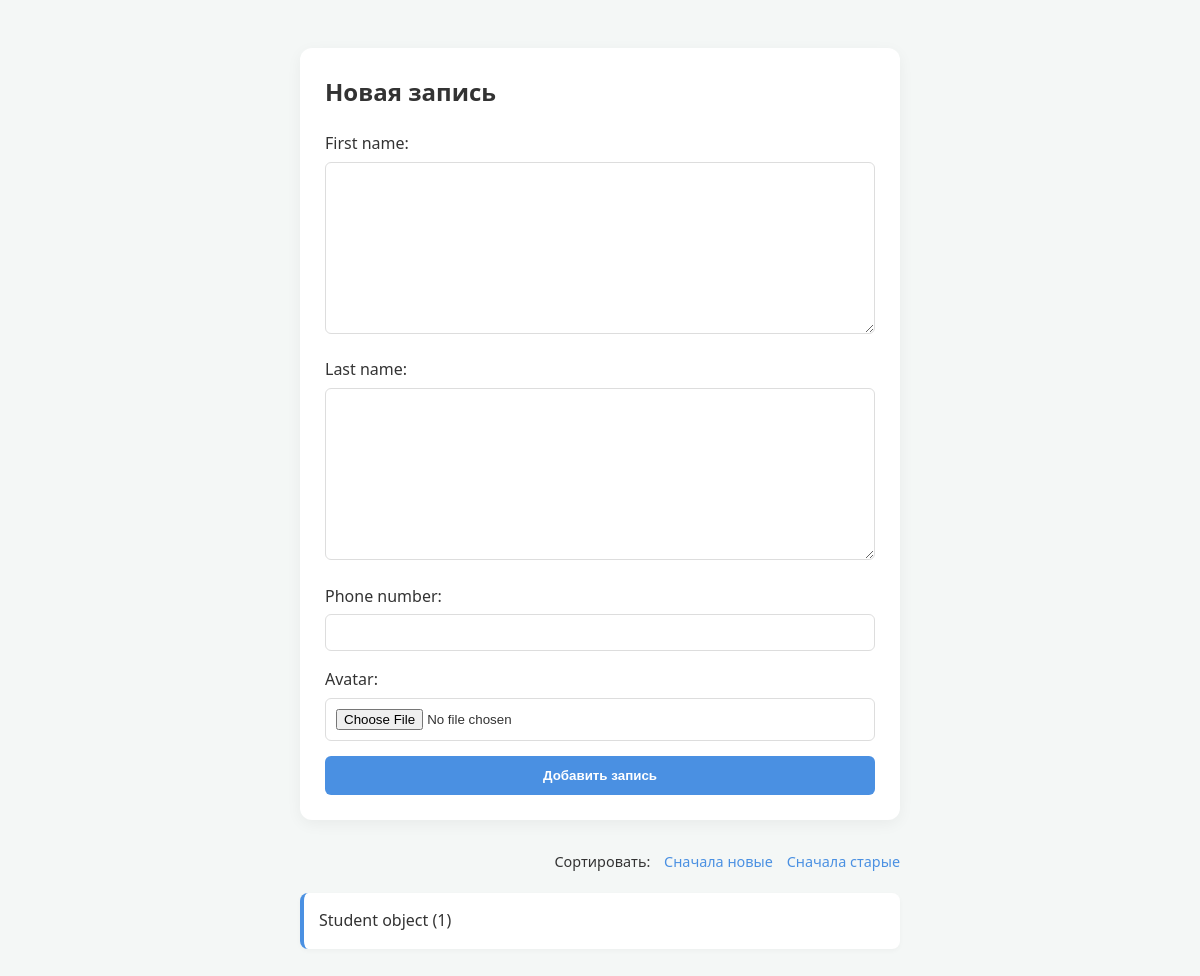
The app's page /lms/add_student/, older data.
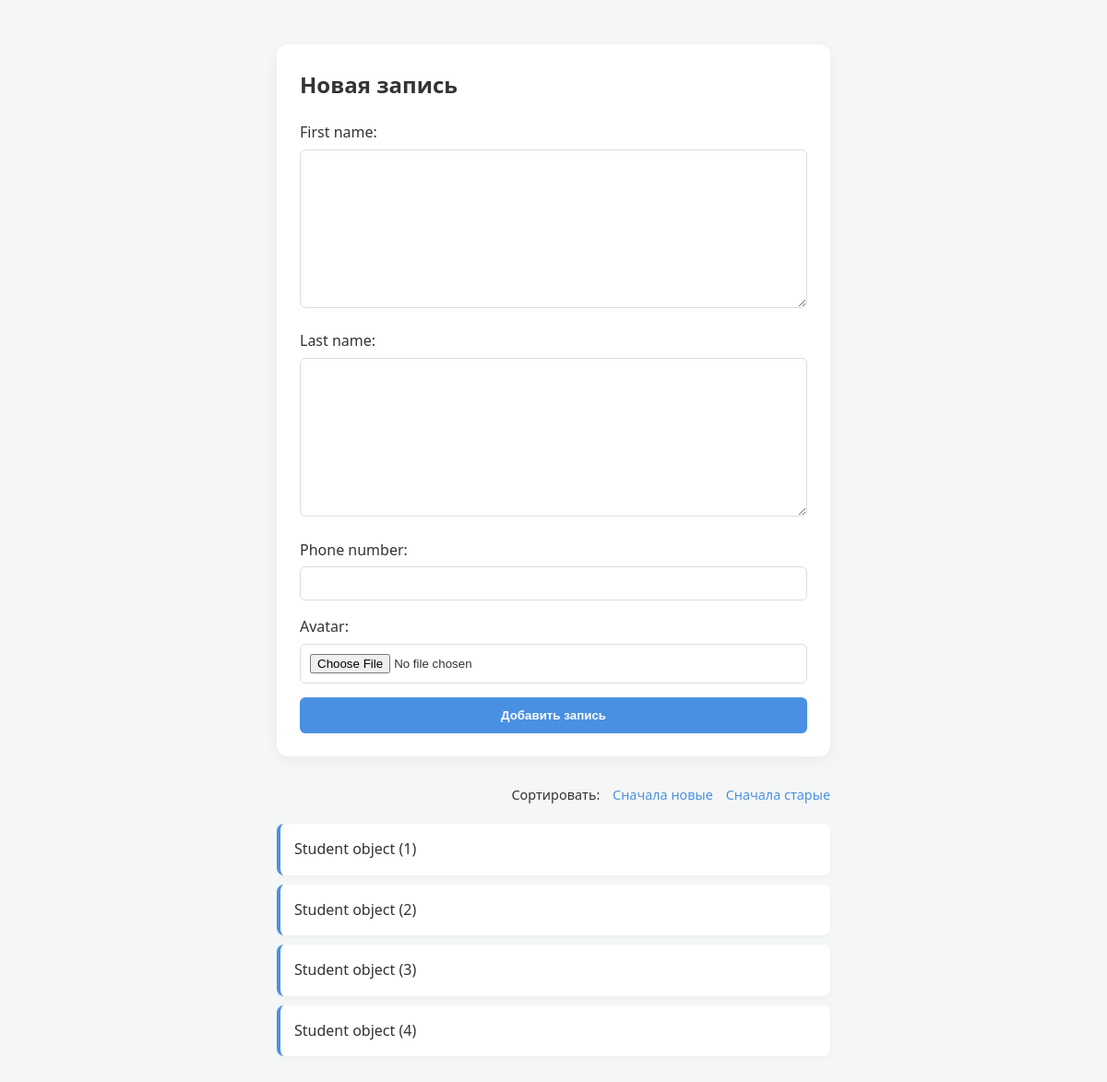
The same page, newer data.
### lms/models.py (models this page shows)
class Student(models.Model):
    first_name = models.TextField(max_length=20)
    last_name = models.TextField(max_length=20)
    phone_number = models.IntegerField()
    avatar = models.ImageField(upload_to='media/')

### lms/views.py (the view)
# urls.py: path('add_student/', views.student_items, name='student_items'),
def student_items(request):
    sort_by = request.GET.get('sort', 'id')
    items = Student.objects.all().order_by(sort_by)
    if request.method == "POST":
        form = StudentForm(request.POST, request.FILES)
        if form.is_valid():
            form.save()
            return redirect('item_list')
    else:
        form = StudentForm()
    return render(request, 'add_student.html', {
        'items': items,
        'form': form
    })

### lms/forms.py
class StudentForm(forms.ModelForm):
    class Meta:
        model = Student
        fields = '__all__'

### lms/templates/add_student.html (shortened to what this page needs)
<!DOCTYPE html>
<html lang="ru">
<head>
</head>
<body>
<div class="container">
    <form method="post" enctype="multipart/form-data">
        <h2 style="margin-top: 0;">Новая запись</h2>
        {{ form.as_p }}
        <button type="submit">Добавить запись</button>
    </form>
    <div class="sorting">
        <span>Сортировать:</span>
        <a href="?sort=-id">Сначала новые</a>
        <a href="?sort=id">Сначала старые</a>
    </div>
    <ul>
        {% for item in items %}
            <li>{{ item }}</li>
        {% empty %}
            <li style="border-left-color: #ccc; color: #888;">Записей пока нет...</li>
        {% endfor %}
    </ul>
</div>
</body>
</html>

Row changes from the older to the newer data that the page shows:
added Student: id "Student object (2)"
added Student: id "Student object (3)"
added Student: id "Student object (4)"
